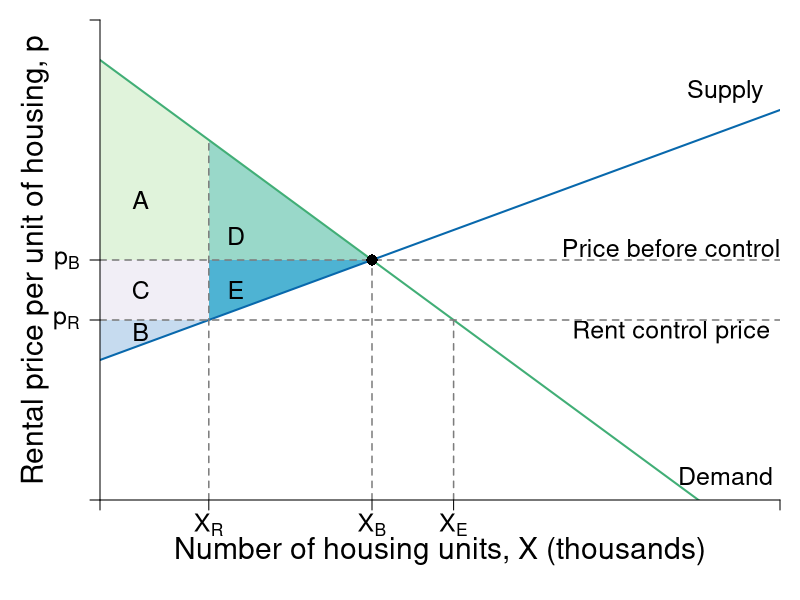

Generate this figure with R:
require(shape)
pdf(file = "public_mechanism/landlord_rc_renterworseoff.pdf", width = 9, height = 7)

# Set parameters for graphics
axislabelsize <- 1.8
labelsize <- 1.5
namesize <- 1.8
annotatesize <- 1.5
graphlinewidth <- 2
segmentlinewidth <- 1.5

COL <- c("#7fc97f", "#beaed4", "#fdc086", "#ffff99", "#386cb0", "#f0027f", "#bf5b17", "#666666")
COLA <- c("#e0f3db", "#99d8c9","#66c2a4","#41ae76", "#238b45", "#005824")
COLB <- c("#c6dbef", "#4eb3d3", "#2b8cbe", "#0868ac","#084081")
COLC <- c("#fcfbfd", "#efedf5", "#dadaeb", "#bcbddc", "#9e9ac8", "#807dba", "#6a51a3", "#54278f", "#3f007d")
grays <- gray.colors(25, start = 1, end = 0, alpha = 1)

par(mar =  c(5, 5, 1, 1))


# Demand <- function(x, rmax = 20, xmax = 12, n = 8) {
#   rmax - (rmax/(n*xmax))*x
# }

Demand <- function(x, c2 = 3667, m = 10/3) {
  c2 - m*x
}

Supply <- function(x, c1 = 3500/3, m = 5/3){
  c1 + m*x
}

xlims <- c(0, 1250)
ylims <- c(0, 4000)

npts <- 501 
x <- seq(xlims[1], xlims[2], length.out = npts)
y <- seq(ylims[1], ylims[2], length.out = npts) 
#a <- c(46.08, 55, 64)
#b <- c(46.08, 55, 64)

plot(0, 0, xlim = xlims, ylim = ylims, type = "n",
     xlab = expression(paste("")),
     ylab = expression(paste("")), 
     xaxt = "n", 
     yaxt = "n", 
     cex.lab = axislabelsize, 
     bty = "n",
     xaxs = "i", 
     yaxs = "i")


ticksy <- c(0, 1500, 2000, ylims[2])
ylabels <- c(NA, expression(paste(p[R])), expression(paste(p[B])), NA)
ticksx <- c(0, 200, 500, 650, xlims[2])
xlabels <- c(NA, expression(paste(X[R])), expression(paste(X[B])), expression(paste(X[E])), NA)


npts <- 500 
xx1 <- seq(xlims[1], xlims[2], length.out = npts)

#Draw the polygon for landlord surplus
xpoly1 <- c(0, 200, 0, 0)
ypoly1 <- c(Supply(x = 0), 1500, 1500, 1500)
polygon(x = xpoly1, y = ypoly1, col=COLB[1], density=NULL, border = NA)

#Draw the polygon for renter surplus
xpoly2 <- c(0, 200, 200, 0)
ypoly2 <- c(2000, 2000, Demand(x = 200), Demand(x = 0))
polygon(x = xpoly2, y = ypoly2, col=COLA[1], density=NULL, border = NA)

#Draw the polygon for renter loss
xpoly3 <- c(200, 200, 500)
ypoly3 <- c( 2000, Demand(x = 200), 2000)
polygon(x = xpoly3, y = ypoly3, col=COLA[2], density=NULL, border = NA)

#Draw the polygon for LL loss
xpoly4 <- c(200, 200, 500)
ypoly4 <- c(1500, 2000, 2000)
polygon(x = xpoly4, y = ypoly4, col=COLB[2], density=NULL, border = NA)

# Draw now renters surplus
xpoly5 <- c(0, 0, 200, 200)
ypoly5 <- c(2000, 1500, 1500, 2000)
polygon(x = xpoly5, y = ypoly5, col= "#f1eef6", density=NULL, border = NA)

#text(51, 5.5, expression(paste("Landlord Surplus Lost")), xpd = TRUE, cex = labelsize) 


#Lines for mrs graph
lines(xx1, Demand(xx1), col = COLA[4], lwd = graphlinewidth)
lines(xx1, Supply(xx1), col = COLB[4], lwd = graphlinewidth)


# Segments
segments(500, 0, 500, 2000, lty = 2, col = grays[20] , lwd = segmentlinewidth)
segments(200, 0, 200, Demand(x = 200), lty = 2, col = grays[20] , lwd = segmentlinewidth)
segments(650, 0, 650, Demand(x = 650), lty = 2, col = grays[20] , lwd = segmentlinewidth)
segments(0, 2000, xlims[2], 2000, lty = 2, grays[20] , lwd = segmentlinewidth)
segments(0, 1500, xlims[2], 1500, lty = 2, grays[20] , lwd = segmentlinewidth)

# Points
points(500, 2000, pch = 16, col = "black", cex = 1.5)

#Label axes
mtext(expression(paste("Number of housing units, ", X, " (thousands)")), side=1, line = 2.5, cex = axislabelsize)
text(-120, 0.5*ylims[2], expression(paste("Rental price per unit of housing, ", p)), xpd = TRUE, cex = axislabelsize, srt = 90) 


text(1050, 2100, expression("Price before control"), cex = labelsize)
text(1050, 1400, expression(paste("Rent control price")), cex = labelsize)


text(75, 2500, expression(paste("A")), xpd = TRUE, cex = labelsize)
text(75, 1400, expression(paste("B")), xpd = TRUE, cex = labelsize)
text(75, 1750, expression(paste("C")), xpd = TRUE, cex = labelsize)
text(250, 2200, expression(paste("D")), xpd = TRUE, cex = labelsize)
text(250, 1750, expression(paste("E")), xpd = TRUE, cex = labelsize)



text(1150, 200, expression("Demand"), cex = labelsize)
text(1150, 3400, expression("Supply"), cex = labelsize)

axis(1, at = ticksx, pos = 0, labels = xlabels, cex.axis = labelsize)
axis(2, at = ticksy, pos = 0, labels = ylabels, las = 1, cex.axis = labelsize)


dev.off()
